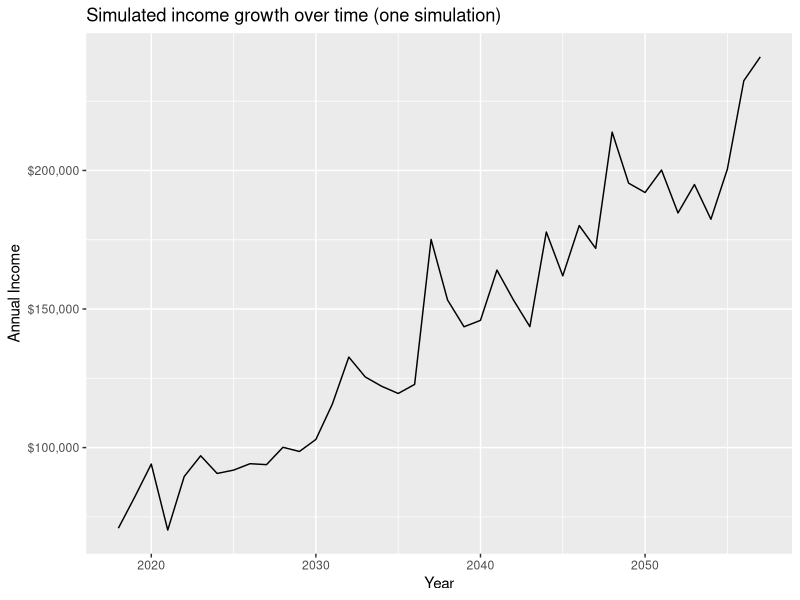

This figure's R source:
## ---- chunk 1
knitr::opts_chunk$set(cache = TRUE)
## ---- chunk 2
library(tidyverse)
set.seed(1234)
## ---- chunk 3
x <- 1:10
mean(x)
## ---- chunk 4
library(tidyverse)
set.seed(1234)
# function to calculate growth in annual income ####
annual_income<-function(base_inc,p,g,sigma,n_years,start_year=2018){
errors<-rnorm(n_years,mean=0,sd=sigma)
annual_income_log<-vector("numeric",n_years)
for(year in seq_len(n_years)){if(year == 1){annual_income_log[[year]] <- log(base_inc) + errors[[year]]}
else{annual_income_log[[year]]<-(1-p)*(log(base_inc)+g*(year-1))+p*annual_income_log[[year-1]]+errors[[year]]}
}
data_frame(inc=exp(annual_income_log),year=2018+seq_len(n_years)-1)}
# part 1 - simulate 1000 times ####
n_sims<-1000
n_years<-40
# simulate the data, then coerce into a data frame ####
sim_income <- n_sims %>%
rerun(annual_income(base_inc = 80000, p = .2,g = .03, sigma = .1,n_years = n_years, start_year = 2018)) %>%bind_rows(.id = "id") %>%select(id, year, inc)
## plot the first income path ####
sim_income %>%filter(id == 1) %>%
ggplot(aes(year, inc)) +
geom_line() +
labs(title = "Simulated income growth over time (one simulation)",x = "Year",y = "Annual Income") +scale_y_continuous(labels = scales::dollar)
## ---- chunk 5

